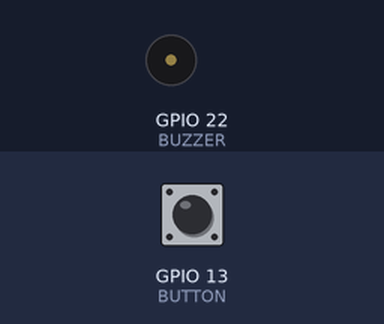
Bench run of a sketch on a simulated ESP32. Parts: buzzer (waves = sounding, pin HIGH). Inputs (shaded band) come from the test bench; at power-on: GPIO 13 (BUTTON) HIGH.

Above: at 1.2 s.
1.3 s: GPIO 13 (BUTTON) pulled LOW for 0.15 s
At 2.1 s:
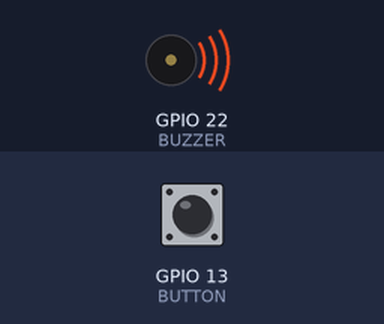
4.4 s: GPIO 13 (BUTTON) pulled LOW for 1 s
At 5.7 s:
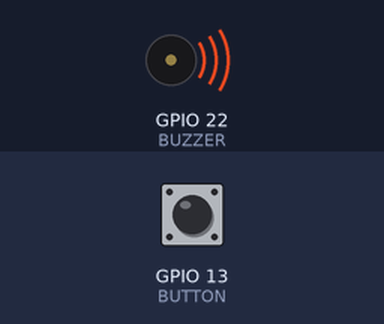
Timing chart, 0 to 7.4 s (numbered marks = the images above; inputs shaded):
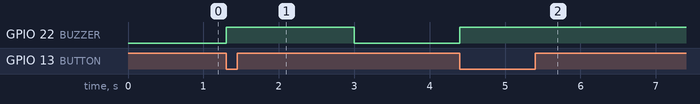

The sketch:

Buzzer.ino
```cpp
//有源蜂鸣器通过外部中断，定时器中断控制响铃

#define BUTTON 13
#define BUZZER 22

hw_timer_t * timer = NULL;

int second = 3; //定义闹钟触发时长


//定时器中断函数
void timer_interrupt(){
  digitalWrite(BUZZER, LOW);
}


//外部中断函数
void handle_interrupt(){
  digitalWrite(BUZZER, HIGH);
}


void setup() {
  pinMode(BUTTON, INPUT_PULLUP); //引脚配置上拉电阻
  pinMode(BUZZER, OUTPUT);

  //初始化定时器
  timer = timerBegin(0, 80, true);
  //配置定时器
  timerAttachInterrupt(timer, timer_interrupt, true);
  //定时模式
  timerAlarmWrite(timer, second*1000*1000, false);
  //启动定时器
  timerAlarmEnable(timer);

  //配置外部中断
  //attachInterrupt(digitalPinToInterrupt(触发引脚), 中断函数名, FALLING下降沿触发);
  attachInterrupt(digitalPinToInterrupt(BUTTON), handle_interrupt, FALLING);

}

void loop() {
  // put your main code here, to run repeatedly:

}
```

Measured:
- after the input at 1.3 s, GPIO 22 (BUZZER): LOW → HIGH at once, → LOW 1.7 s later
- after the input at 4.4 s, GPIO 22 (BUZZER): LOW → HIGH at once
